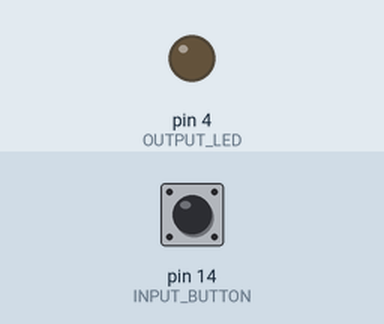
Recording of a sketch running on a simulated Arduino Uno, built with avr-gcc and run on an emulated ATmega328P. Shown: output pins drawn as LEDs (lit = HIGH). The inputs (shaded band) are chosen by the test bench; at power-on: pin 14 (INPUT_BUTTON) LOW.

Above: at 1.2 s.
1.3 s: pin 14 (INPUT_BUTTON) pulled HIGH for 0.15 s
At 1.37 s:
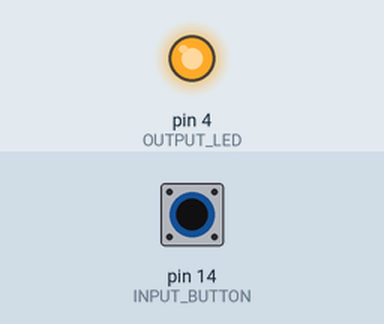
2.9 s: pin 14 (INPUT_BUTTON) pulled HIGH for 3.2 s
At 6.5 s:
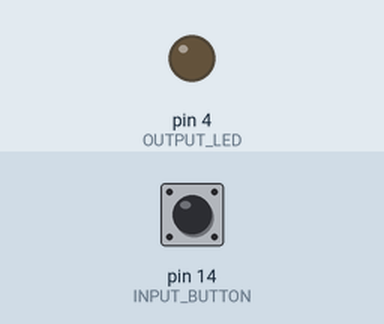
Timing chart, 0 to 8.0 s (numbered marks = the images above; inputs shaded):
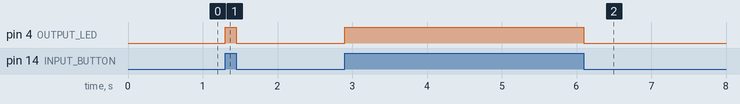

The sketch:

digital_input.ino
```cpp
const int INPUT_BUTTON = 14;
const int OUTPUT_LED = 4;

void setup() {
  pinMode(INPUT_BUTTON, INPUT); // other opcion INPUT_PULLUP or INPUT_PULLDOWN
  pinMode(OUTPUT_LED, OUTPUT);
}

void loop() {
  int state = digitalRead(INPUT_BUTTON);
  digitalWrite(OUTPUT_LED, state);
}
```

Measured:
- after the input at 1.3 s, pin 4 (OUTPUT_LED): LOW → HIGH at once, → LOW 0.15 s later
- after the input at 2.9 s, pin 4 (OUTPUT_LED): LOW → HIGH at once, → LOW 3.2 s later
